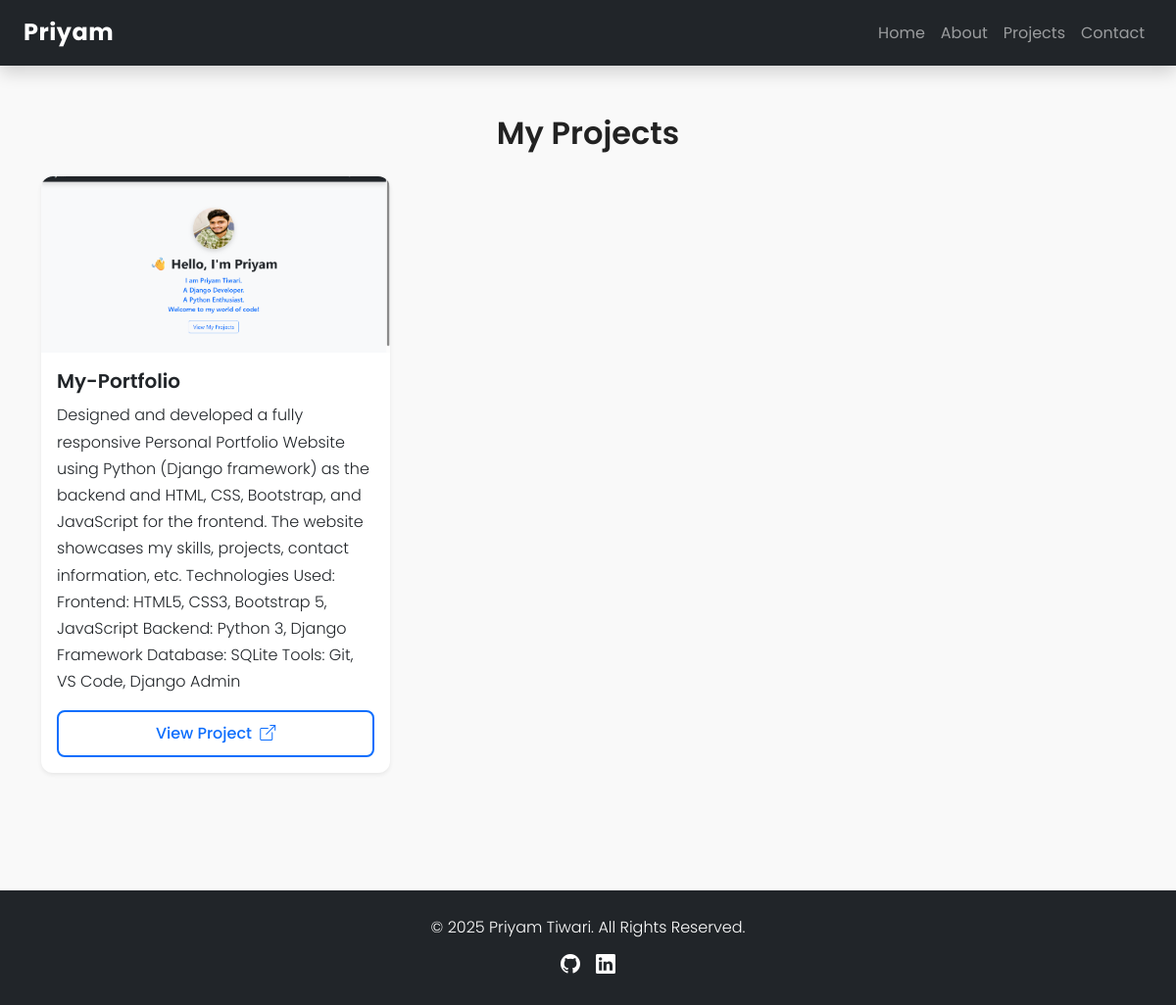
/projects/, run on the app's committed database.
### main/models.py (models this page shows, shortened)
class Project(models.Model):
    title = models.CharField(max_length=100)
    description = models.TextField()
    image = models.ImageField(upload_to='projects/', blank=True, null=True)
    link = models.URLField(blank=True)

### main/views.py (the view)
# urls.py: path('projects/', views.projects, name='projects'),
def projects(request):
    all_projects = Project.objects.all()
    return render(request, 'main/projects.html', {'projects': all_projects})

### templates/main/projects.html (shortened to what this page needs)
{% extends 'base.html' %}
{% load static %}
{% block content %}
<h2 class="mb-4 text-center slide-in">My Projects</h2>
<div class="row">
  {% for project in projects %}
    <div class="col-md-6 col-lg-4 mb-4 slide-in">
      <div class="card h-100 shadow-sm project-card border-0">
        {% if project.image %}
          <img src="{{ project.image.url }}" class="card-img-top project-image" alt="{{ project.title }}">
        {% endif %}
        <div class="card-body d-flex flex-column">
          <h5 class="card-title fw-semibold">{{ project.title }}</h5>
          <p class="card-text">{{ project.description }}</p>
          {% if project.link %}
            <a href="{{ project.link }}" target="_blank" class="btn btn-outline-primary mt-auto">
              View Project <i class="bi bi-box-arrow-up-right ms-1"></i>
            </a>
          {% endif %}
        </div>
      </div>
    </div>
  {% empty %}
    <p class="text-muted">No projects yet.</p>
  {% endfor %}
</div>
{% endblock %}

### static/css/style.css (style rules this page uses)
body { font-family: 'Poppins', sans-serif; font-size: 16px; color: #212529; line-height: 1.7; background-color: #f9f9f9; margin: 0; padding: 0; }
h1, h2, h3, h4, h5, h6 { font-weight: 600; color: #222; line-height: 1.3; margin-bottom: 1rem; }
p { font-weight: 300; font-size: 1rem; margin-bottom: 1rem; }
a { color: #0d6efd; text-decoration: none; transition: color 0.2s ease; }
.btn { font-weight: 500; border-radius: 0.5rem; padding: 0.6rem 1.2rem; }
.slide-in { opacity: 0; transform: translateY(30px); transition: all 0.6s ease-out; }
.slide-in.visible { opacity: 1; transform: translateY(0); }
.btn-outline-primary { border-width: 2px; font-weight: 500; transition: all 0.3s ease; }
.project-card { transition: transform 0.3s ease, box-shadow 0.3s ease; border-radius: 0.75rem; }
.project-image { object-fit: cover; height: 180px; border-top-left-radius: 0.75rem; border-top-right-radius: 0.75rem; }

### data on the page
Project: image (picture), title "My-Portfolio", description "Designed and developed a fully responsive Personal Portfolio Website using Python (Django framework) as the backend and HTML, CSS, Bootstrap, and JavaScript for the frontend. The website showcases my skills, projects, contact information, etc. Technologies Used: Frontend: HTML5, CSS3, Bootstrap 5, JavaScript Backend: Python 3, Django Framework Database: SQLite Tools: Git, VS Code, Django Admin"
